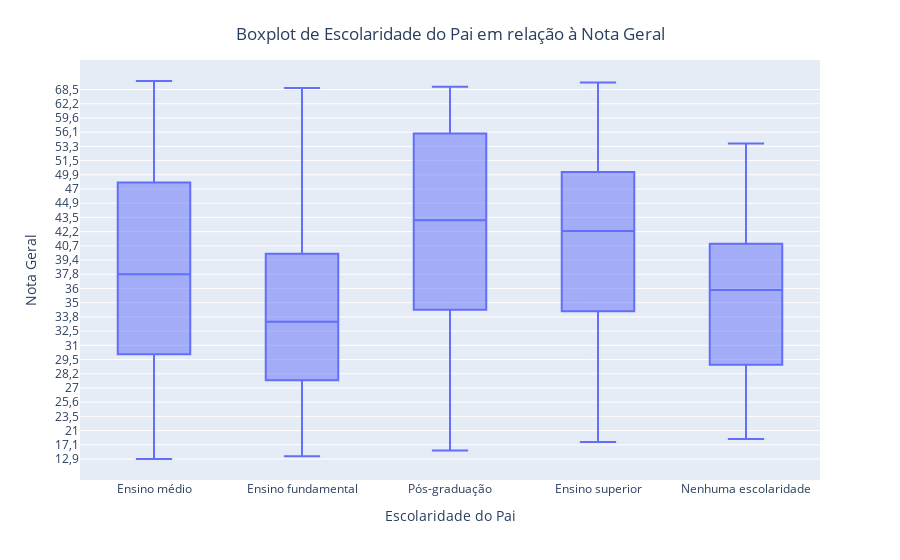

Here is the notebook cell this chart was saved with:
### Code cell
categorias = {
    'A': 'Nenhuma escolaridade',
    'B': 'Ensino fundamental',
    'C': 'Ensino fundamental',
    'D': 'Ensino médio',
    'E': 'Ensino superior',
    'F': 'Pós-graduação'
}

dados_explorados['Categoria'] = dados_explorados['Escolaridade_pai'].map(categorias)

dados_explorados = dados_explorados.sort_values(by='Nota_geral')

fig = px.box(dados_explorados, x='Categoria', y='Nota_geral', 
             labels={'Categoria': 'Escolaridade do Pai', 'Nota_geral': 'Nota Geral'})
fig.update_layout(title='Boxplot de Escolaridade do Pai em relação à Nota Geral', title_x=0.5, title_y=0.95)
fig.show()

### Figure 1 — Plotly figure (JSON) as saved in the notebook; plotly's stock layout.template omitted (floating-point values rounded to 4 significant figures; data arrays with more than 128 entries replaced by an {"elided": "..."} marker saying what was removed)
{"data": [{"alignmentgroup": "True", "hovertemplate": "Escolaridade do Pai=%{x}<br>Nota Geral=%{y}<extra></extra>", "legendgroup": "", "marker": {"color": "#636efa"}, "name": "", "notched": false, "offsetgroup": "", "orientation": "v", "showlegend": false, "type": "box", "x": {"elided": "413 str values"}, "x0": " ", "xaxis": "x", "y": {"elided": "413 str values"}, "y0": " ", "yaxis": "y"}], "layout": {"boxmode": "group", "legend": {"tracegroupgap": 0}, "margin": {"t": 60}, "title": {"text": "Boxplot de Escolaridade do Pai em relação à Nota Geral", "x": 0.5, "y": 0.95}, "xaxis": {"anchor": "y", "domain": [0, 1], "title": {"text": "Escolaridade do Pai"}}, "yaxis": {"anchor": "x", "domain": [0, 1], "title": {"text": "Nota Geral"}}}}
